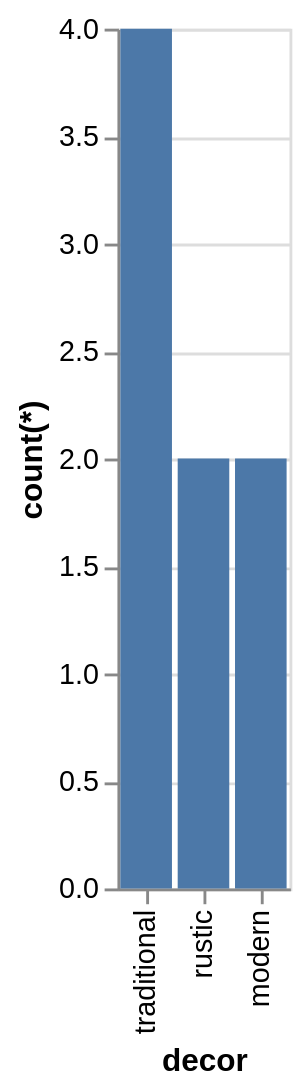

The specification (Vega-Lite) saved for this image:
### Vega-Lite specification from a JSON file in a GitHub repository (floating-point values rounded to 4 significant figures)
{"data": {"values": [{"x_data": "traditional", "y_data": 4}, {"x_data": "rustic", "y_data": 2}, {"x_data": "modern", "y_data": 2}]}, "mark": "bar", "encoding": {"x": {"field": "x_data", "type": "nominal", "title": "decor", "sort": "descending"}, "y": {"field": "y_data", "type": "quantitative", "title": "count(*)"}}}
